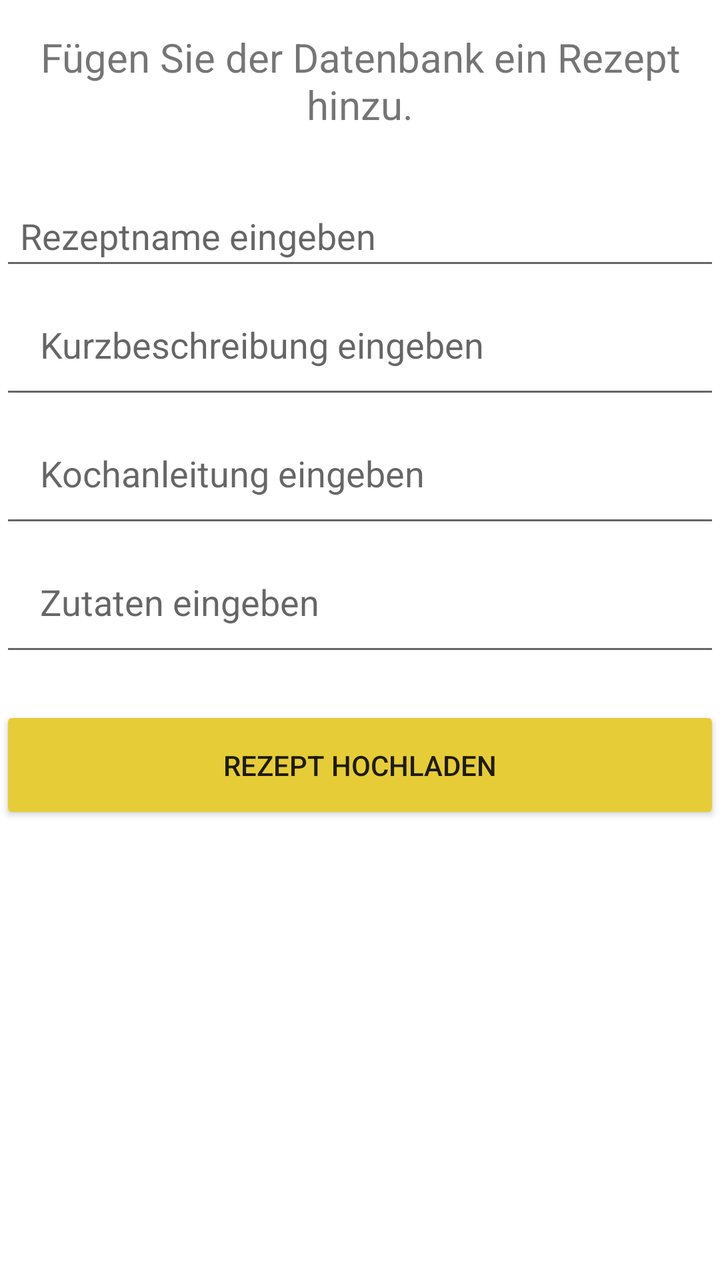
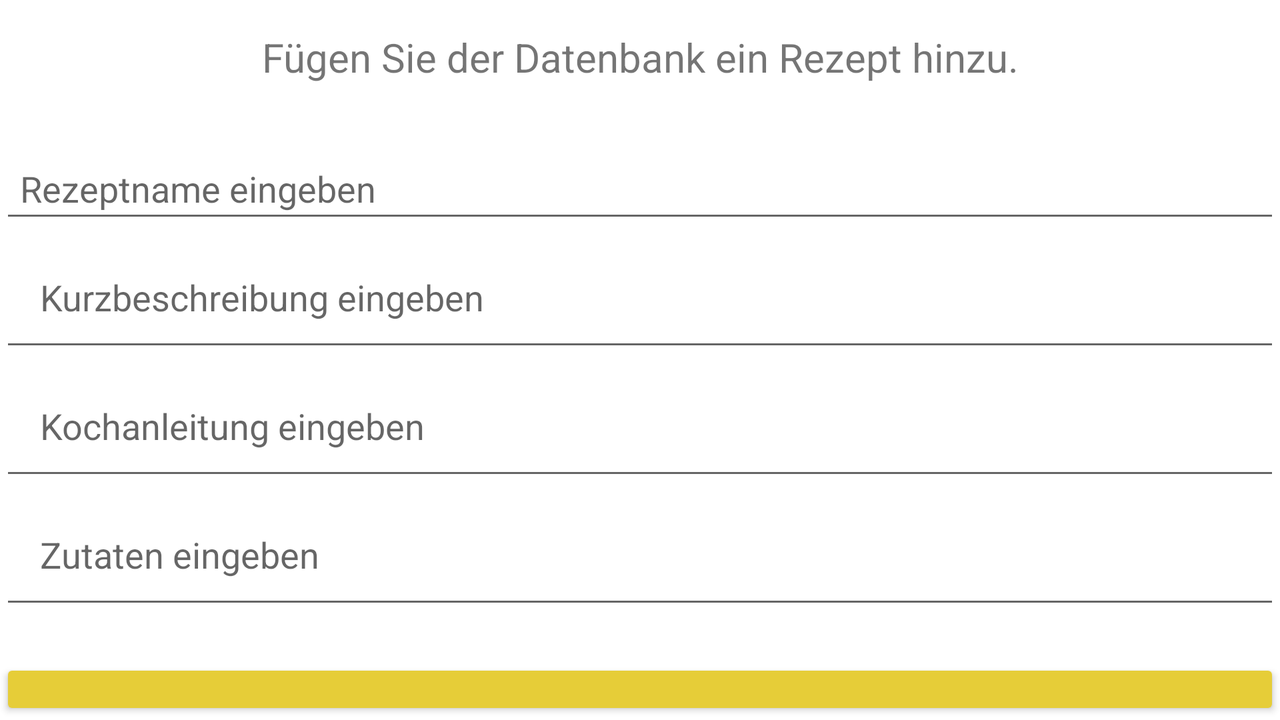

Compare how this app lays out the same screen by default and in its alternative resource folder. The renders come first, then the two layout files and the values they reference.
<!-- AndroidManifest.xml: application theme AppThemeYellow -->
<!-- res/layout/fragment_add_recipe.xml -->
<?xml version="1.0" encoding="utf-8"?>
<ScrollView xmlns:android="http://schemas.android.com/apk/res/android"
    android:layout_width="match_parent"
    android:layout_height="match_parent"
    android:background="@color/white"
    android:id="@+id/add_fragment">

    <RelativeLayout
        android:layout_width="match_parent"
        android:layout_height="wrap_content">

        <TextView
            android:id="@+id/addrecipe_maintext"
            android:layout_marginTop="5dp"
            android:layout_width="match_parent"
            android:layout_height="wrap_content"
            android:text="Fügen Sie der Datenbank ein Rezept hinzu."
            android:textSize="20sp"
            android:backgroundTint="?colorPrimary"
            android:padding="10dp"
            android:gravity="center"
            />

        <EditText
            android:layout_marginTop="20dp"
            android:layout_below="@+id/addrecipe_maintext"

            android:id="@+id/addrecipe_name"
            android:layout_width="match_parent"
            android:layout_height="wrap_content"
            android:padding="10dp"
            android:hint="Rezeptname eingeben"
            />

        <EditText
            android:layout_below="@+id/addrecipe_name"

            android:id="@+id/addrecipe_description"
            android:layout_width="match_parent"
            android:layout_height="wrap_content"
            android:padding="20dp"
            android:hint="Kurzbeschreibung eingeben"/>

        <EditText
            android:layout_below="@+id/addrecipe_description"

            android:id="@+id/addrecipe_instuctions"
            android:layout_width="match_parent"
            android:layout_height="wrap_content"
            android:padding="20dp"
            android:hint="Kochanleitung eingeben"/>

        <EditText
            android:layout_below="@+id/addrecipe_instuctions"

            android:id="@+id/addrecipe_ingerdients"
            android:layout_width="match_parent"
            android:layout_height="wrap_content"
            android:hint="Zutaten eingeben"
            android:padding="20dp"
            />

        <Button
            android:layout_below="@+id/addrecipe_ingerdients"
            android:padding="20dp"
            android:layout_marginTop="20dp"
            android:id="@+id/saverecipe_button"
            android:layout_width="match_parent"
            android:layout_height="wrap_content"
            android:text="Rezept Hochladen"
            android:backgroundTint="?colorPrimary"
            />
    </RelativeLayout>

</ScrollView>
<!-- resources referenced by this layout -->
<resources>
  <color name="white">#ffffff</color>
  <style name="AppThemeYellow" parent="Theme.AppCompat.Light.NoActionBar">
  
          <item name="colorPrimary">@color/colorYellow1</item>
          <item name="colorPrimaryDark">@color/colorYellow2</item>
          <item name="colorAccent">@color/colorYellow3</item>
      </style>
  <color name="colorYellow1">#E6CD38</color>
  <color name="colorYellow2">#C5AE33</color>
  <color name="colorYellow3">#F8FF00</color>
</resources>
<!-- res/layout-w600dp/fragment_add_recipe.xml (the repository's variant of the layout above) -->
<!-- drawn on the phone turned sideways -->
<?xml version="1.0" encoding="utf-8"?>
<RelativeLayout xmlns:android="http://schemas.android.com/apk/res/android"
    android:layout_width="match_parent"
    android:layout_height="match_parent"
    android:background="@color/white"
    android:id="@+id/add_fragment">

    <TextView
        android:id="@+id/addrecipe_maintext"
        android:layout_marginTop="5dp"
        android:layout_width="match_parent"
        android:layout_height="wrap_content"
        android:text="Fügen Sie der Datenbank ein Rezept hinzu."
        android:textSize="20sp"
        android:backgroundTint="?colorPrimary"
        android:padding="10dp"
        android:gravity="center"
        />

    <EditText
        android:layout_marginTop="20dp"
        android:layout_below="@+id/addrecipe_maintext"

        android:id="@+id/addrecipe_name"
        android:layout_width="match_parent"
        android:layout_height="wrap_content"
        android:padding="10dp"
        android:hint="Rezeptname eingeben"
        />

    <EditText
        android:layout_below="@+id/addrecipe_name"

        android:id="@+id/addrecipe_description"
        android:layout_width="match_parent"
        android:layout_height="wrap_content"
        android:padding="20dp"
        android:hint="Kurzbeschreibung eingeben"/>

    <EditText
        android:layout_below="@+id/addrecipe_description"

        android:id="@+id/addrecipe_instuctions"
        android:layout_width="match_parent"
        android:layout_height="wrap_content"
        android:padding="20dp"
        android:hint="Kochanleitung eingeben"/>

    <EditText
        android:layout_below="@+id/addrecipe_instuctions"

        android:id="@+id/addrecipe_ingerdients"
        android:layout_width="match_parent"
        android:layout_height="wrap_content"
        android:hint="Zutaten eingeben"
        android:padding="20dp"
        />

    <Button
        android:layout_below="@+id/addrecipe_ingerdients"
        android:padding="20dp"
        android:layout_marginTop="20dp"
        android:id="@+id/saverecipe_button"
        android:layout_width="match_parent"
        android:layout_height="wrap_content"
        android:text="Rezept Hochladen"
        android:backgroundTint="?colorPrimary"
        />






</RelativeLayout>
